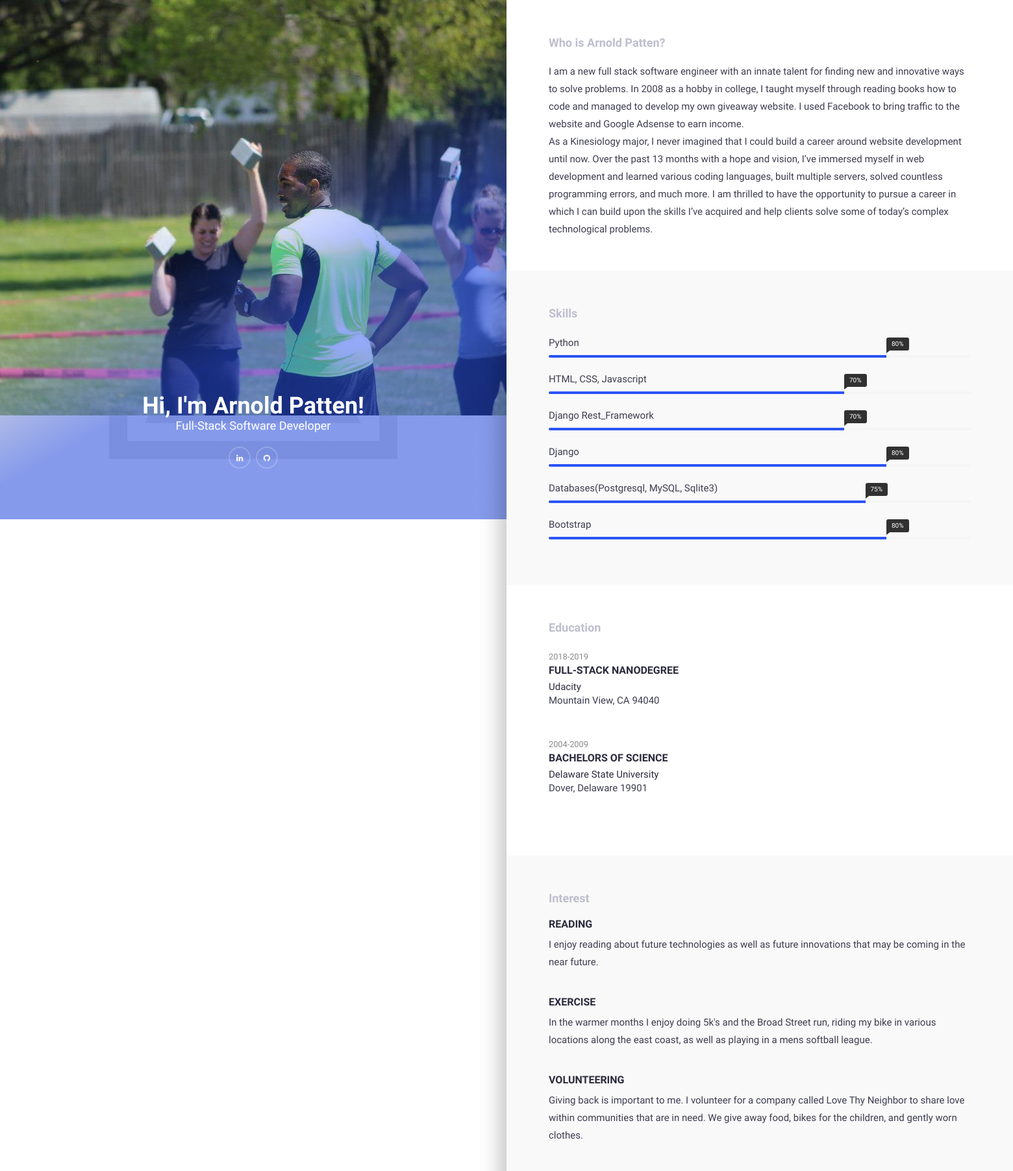
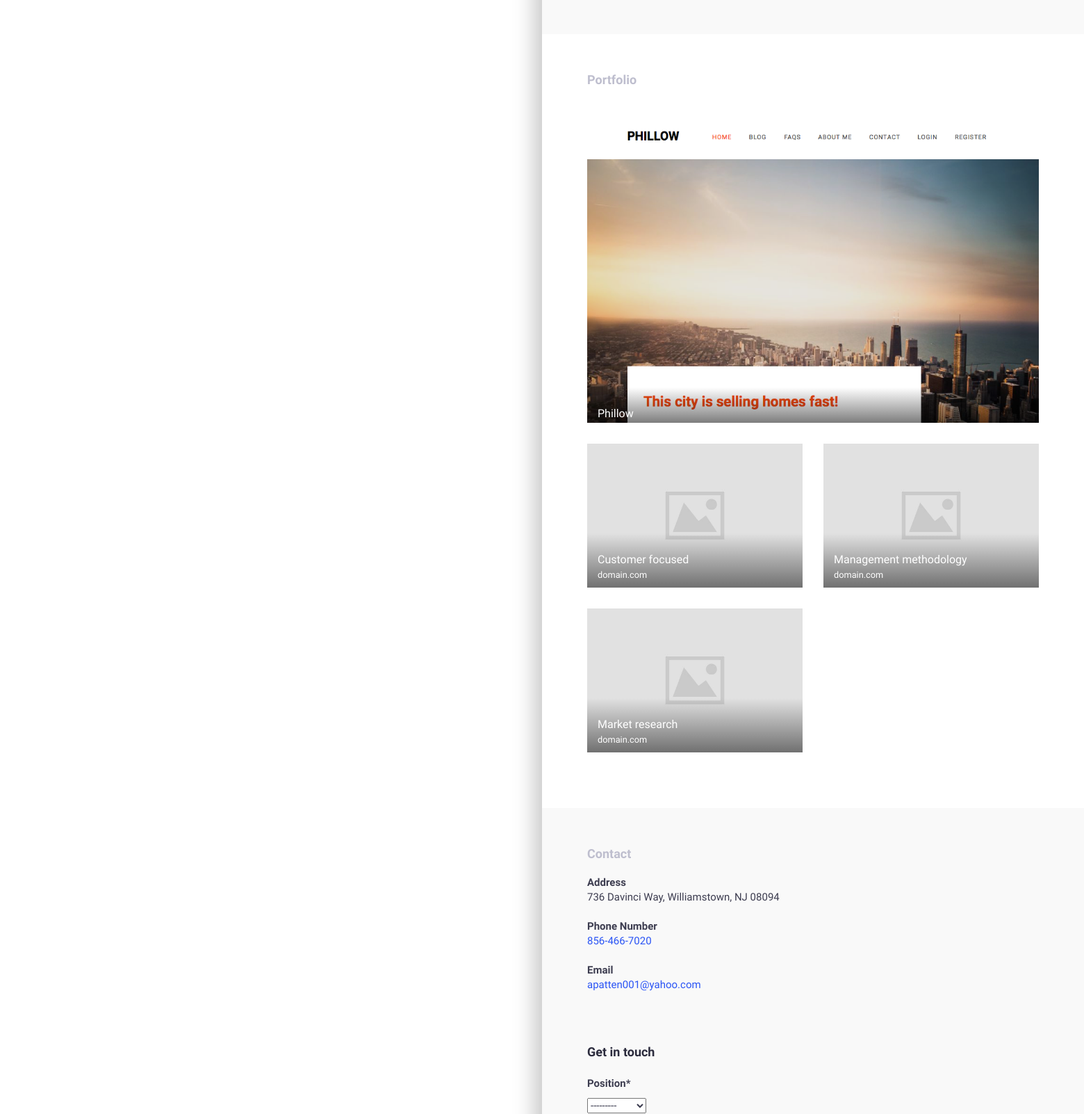
The page / (upper part) on the database its author committed (2 pictures, top to bottom).
### credentials/models.py (models this page shows, shortened)
class AboutMe(models.Model):
    first_name = models.CharField(max_length=100)
    last_name = models.CharField(max_length=100)
    title = models.CharField(max_length=100, default='Software Developer')
    description = models.TextField()
    address = models.CharField(max_length=500)
    number = models.CharField(max_length=20)
    email = models.EmailField()
    image = models.ImageField(upload_to='credentials/static/img')
    class Meta:
        verbose_name_plural = "About Me"
    def get_fullname(self):
        if self.first_name and self.last_name:
            return '%s %s' % (self.first_name, self.last_name)
        else:
            return self.first_name

class SocialMedia(models.Model):
    social_name = models.CharField(max_length=100)
    social_icon = models.CharField(max_length=50, default='fa-fa-icon')
    social_link = models.CharField(max_length=300)

class Skill(models.Model):
    skill = models.CharField(max_length=250)
    percentage = models.IntegerField(default=0, help_text='percentage of competency for this skill')

class Education(models.Model):
    date = models.CharField(max_length=250)
    education = models.CharField(max_length=250, verbose_name='education')
    institute = models.CharField(max_length=250)
    location = models.CharField(max_length=250)

class Interest(models.Model):
    interest = models.CharField(max_length=250)
    description = models.TextField()

class Project(models.Model):
    title = models.CharField(max_length=250)
    link = models.CharField(max_length=250)
    image = models.ImageField(upload_to='credentials/static/img')

### credentials/views.py (the view)
# urls.py: path('', home, name='home')
def home(request):
    object_list = AboutMe.objects.all()
    if request.method == 'POST':
        form = RecruiterContactForm(request.POST)
        if form.is_valid():
            contact = form.save()
            contact.save()
            messages.success(request, 'Your contact information has been successfully received!')
            return redirect('home')
    else:
        form = RecruiterContactForm()
        education = Education.objects.all()
        skills = Skill.objects.order_by('-skill', '-percentage')
        project = Project.objects.all()
        socials = SocialMedia.objects.all()
        description = AboutMe.objects.first()
        interest = Interest.objects.all()
        context = {'education': education, 'form': form, 'skills': skills,
                   'project': project, 'socials': socials, 'interest':interest,
                   'object_list': object_list, 'description': description}
        return render(request, 'credentials/index.html', context)

### recruiters/forms.py
class RecruiterContactForm(forms.ModelForm):
    class Meta:
        model = Recruiter
        fields = '__all__'

### credentials/templates/credentials/index.html (shortened to what this page needs)
{% load static %}
<!DOCTYPE html>
<html>
{% include 'credentials/head.html' %}
<body id="page-top" data-spy="scroll" data-target=".navbar">
<div id="main-wrapper">
<div class="columns-block">
<div class="left-col-block blocks">
    <header class="header">
        <div class="content text-center">
            {% for object in object_list %}
            <h1>Hi, I'm {{ object.get_fullname }}!</h1>
            <p class="lead">{{ object.title }}</p>
            {% endfor %}
            <ul class="social-icon">
                {% for social in socials %}
                <li><a href="{{ social.social_link }}"><i class="{{ social.social_icon }}" aria-hidden="true"></i></a></li>
                {% endfor %}
            </ul>
        </div>
        <div class="profile-img"><img src="{% static 'img/Everwell.jpg' %}"></div>
    </header>
</div>
<div class="right-col-block blocks">
<section class="intro section-wrapper">
    <div class="container-fluid">
        <div class="row">
            <div class="col-md-12">
                <div class="section-title">
                    <h2>Who is Arnold Patten?</h2>
                </div>
            </div>
            <div class="col-md-12">
                {{ description.description| linebreaksbr }}
            </div>
        </div>
    </div>
</section>
<section class="section-wrapper skills-wrapper gray-bg">
    <div class="container-fluid">
        <div class="row">
            <div class="col-md-12">
                <div class="section-title">
                    <h2>Skills</h2>
                </div>
            </div>
        </div>
        <div class="row">
            <div class="col-md-12">
                <div class="progress-wrapper">
                    {% for item in skills %}
                    <div class="progress-item">
                        <span class="progress-title">{{ item.skill }}</span>
                        <div class="progress">
                            <div class="progress-bar" role="progressbar" aria-valuenow="{{ item.percentage }}" aria-valuemin="0"
                                 aria-valuemax="100" style="width: {{ item.percentage }}%"><span class="progress-percent"> {{ item.percentage }}%</span>
                            </div>
                        </div>
                    </div>
                    {% endfor %}
                </div>
            </div>
        </div>
    </div>
</section>
<section class="section-wrapper section-education">
    <div class="container-fluid">
        <div class="row">
            <div class="col-md-12">
                <div class="section-title"><h2>Education</h2></div>
            </div>
        </div>
        <div class="row">
            <div class="col-md-12">
                {% for item in education %}
                <div class="content-item">
                    <small>{{ item.date }}</small>
                    <h3>{{ item.education }}</h3>
                    <h4>{{ item.institute }}</h4>
                    <p>{{ item.location }}</p>
                </div>
                {% endfor %}
            </div>
        </div>
    </div>
</section>
<section class="section-wrapper section-interest gray-bg">
    <div class="container-fluid">
        <div class="row">
            <div class="col-md-12">
                <div class="section-title">
                    <h2>Interest</h2>
                </div>
            </div>
        </div>
        <div class="row">
            <div class="col-md-12">
                {% for item in interest %}
                <div class="content-item">
                    <h3>{{ item.interest }}</h3>
                    <p>{{ item.description }}</p>
                </div>
                {% endfor %}
            </div>
        </div>
    </div>
</section>
<section class="section-wrapper portfolio-section">
    <div class="container-fluid">
        <div class="row">
            <div class="col-md-12">
                <div class="section-title">
                    <h2>Portfolio</h2>
                </div>
            </div>
        </div>
        <div class="row">
            {% for item in project %}
            <div class="col-md-12">
                <a class="portfolio-item" href="{{ item.link }}">
                    {% if item.image %}
                        <div class="portfolio-thumb">
                            <img src="{{ item.image.url }}" alt="">
                        </div>
                    {% endif %}
                    <div class="portfolio-info">
                        <h3>{{ item.title }}</h3>
                    </div>
                </a>
                {% endfor %}
            </div>
            <div class="col-md-6">
                <a class="portfolio-item" href="#">
                    <div class="portfolio-thumb">
                        <img src="../../static/img/portfolio-2.jpg" alt="">
                    </div>
                    <div class="portfolio-info">
                        <h3>Customer focused</h3>
                        <small>domain.com</small>
                    </div>
                </a>
            </div>
            <div class="col-md-6">
                <a class="portfolio-item" href="#">
                    <div class="portfolio-thumb">
                        <img src="../../static/img/portfolio-3.jpg" alt="">
                    </div>
                    <div class="portfolio-info">
                        <h3>Management methodology</h3>
                        <small>domain.com</small>
                    </div>
                </a>
            </div>
            <div class="col-md-6">
                <a class="portfolio-item" href="#">
                    <div class="portfolio-thumb">
                        <img src="../../static/img/portfolio-4.jpg" alt="">
                    </div>
                    <div class="portfolio-info">
                        <h3>Market research</h3>
                        <small>domain.com</small>
                    </div>
                </a>
            </div>
        </div>
    </div>
</section>
<section class="section-contact section-wrapper gray-bg">
    <div class="container-fluid">
        <div class="row">
            <div class="col-md-12">
                <div class="section-title">
                    <h2>Contact</h2>
                </div>
            </div>
        </div>
        <div class="row">
            <div class="col-md-12">
                {% for object in object_list %}
                <address>
                    <strong>Address</strong><br>
                    {{ object.address }}
                </address>
                <address>
                    <strong>Phone Number</strong><br>
                    <a href="tel://8564667020">{{ object.number }}</a>
                </address>
                <address>
                    <strong>Email</strong><br>
                    <a href="mailto:apatten001@yahoo.com">{{ object.email }}</a>
                </address>
                {% endfor %}
            </div>
        </div>
        <div class="row">
            <div class="col-md-12">
                <div class="feedback-form">
                    <h2>Get in touch</h2>
                    <div class="form-group">
                        {% include 'recruiters/contact-form.html' %}
                    </div>
                </div>
            </div>
        </div>
    </div>
</section>
</div>
</div>
</div>
</body>
</html>

### credentials/templates/credentials/head.html (shortened to what this page needs)
<head>
    <link href="../../static/css/font-awesome.min.css" rel="stylesheet">
    <link href="../../static/css/bootstrap.min.css" rel="stylesheet">
    <link href="../../static/css/style.css" rel="stylesheet">
</head>

### recruiters/templates/recruiters/contact-form.html (shortened to what this page needs)
{% load crispy_forms_tags %}
<form method="POST">
    {{ form|crispy}}
</form>

### credentials/static/css/style.css (style rules this page uses)
body { font-family : 'Hind', sans-serif; font-size : 15px; line-height : 1.8em; color : #3d3d50; font-weight : 300; background : #ffffff; }
h1, h2, h3, h4, h5, h6 { margin : 0 0 15px; color : #2b2b3d; }
h1 { font-size : 26px; line-height : 1.8em; font-weight : 700; }
h2 { font-size : 18px; line-height : 1.8em; font-weight : 700; }
h3 { font-size : 16px; line-height : 1.8em; font-weight : 500; }
h4 { font-size : 15px; line-height : 1.8em; font-weight : 500; }
a { color : #2a54f5; text-decoration : none; -webkit-transition : all 0.3s ease 0s; -moz-transition : all 0.3s ease 0s; -o-transition : all 0.3s ease 0s; transition : all 0.3s ease 0s; }
a, a:active, a:focus, a:active { text-decoration : none; outline : none }
p { margin-bottom : 20px; }
ul { margin : 0; padding : 0; list-style : none; }
.columns-block { flex-wrap : wrap; display : -webkit-box; display : -moz-box; display : -ms-flexbox; display : -webkit-flex; display : flex; -webkit-flex-flow : row wrap; justify-content : space-around; }
.blocks { box-sizing : border-box; }
.left-col-block { width : 50%; text-align : center; overflow : hidden; position : fixed; left : 0; }
.right-col-block { width : 50%; position : absolute; right : 0; box-shadow : -10px -10px 30px rgba(0, 0, 0, 0.23); }
.gray-bg { background-color : #f9f9f9; }
#main-wrapper { background : #ffffff; overflow : hidden; }
.section-wrapper { padding : 50px; }
.section-title { margin-bottom : 15px; }
.section-title h2 { margin-bottom : 5px; color : #bebece; }
.header { padding : 0; margin : 0; height : 100vh; vertical-align : middle; position : relative; }
.header .profile-img { position : absolute; top : 0; left : 0; z-index : -1; width : 100%; height : 100%; background-image : url(../img/img-profile.jpg); background-size : cover; background-position : center top; }
.header .profile-img:before { content : ""; position : absolute; left : 0; top : 0; right : 0; bottom : 0; background : linear-gradient( -30deg, rgba(42, 84, 245, 0.5) 0%, rgba(42, 84, 245, 0.5) 40%, transparent 60%, transparent 100% ); }
.header .content { position : absolute; bottom : 0; left : 0; right : 0; width : 100%; margin : 0 auto; padding : 10%; }
.header .content h1 { font-size : 36px; color : #ffffff; line-height : 1; margin : 0; }
.header .content p { font-size : 18px; color : #ffffff; }
.header .content .social-icon { margin : 0; padding : 0; display : block; }
.header .content .social-icon li { display : inline-block; margin : 0 2px; }
.header .content .social-icon li a { display : block; font-size : 12px; color : #ffffff; width : 34px; height : 34px; line-height : 33px; text-align : center; border-radius : 100%; border : 2px solid rgba(255, 255, 255, .2); }
.progress-item { position : relative; }
.progress-item .progress-title { font-size : 15px; font-weight : 400; display : inline-block; margin-bottom : 5px; }
.progress-item .progress { height : 4px; box-shadow : none; border-radius : 5px; }
.progress-item .progress-bar { background-color : #2a54f5; box-shadow : none; text-align : right; transition-duration: 3s; }
.progress-item .progress-percent { font-size : 10px; background-color : #313131; position : absolute; top : 5px; padding : 0 8px; border-radius : 3px; }
.progress-item .progress-percent::before { content : ""; position : absolute; left : 0; bottom : -4px; border-top : 6px solid #313131; border-right : 8px solid transparent; }
.portfolio-item { position : relative; display : block; margin-bottom : 30px; }
.portfolio-item .portfolio-thumb img { height : auto; display : block; max-width : 100%; }
.portfolio-item .portfolio-info { position : absolute; bottom : 0; padding : 30px 15px 5px; width : 100%; background : -webkit-linear-gradient( top, transparent 0%, rgba(0, 0, 0, 0.5) 100% ); }
.portfolio-item .portfolio-info h3 { margin : 0; line-height : 1; color : #ffffff; }
.portfolio-item .portfolio-info small { color : #ffffff; }
.content-item { margin-bottom : 40px; }
.content-item h3 { margin : 0 0 10px; line-height : 1; font-weight : bold; text-transform : uppercase; }
.content-item h4 { margin : 0; line-height : 1; }
.content-item small { color : #888888; }
.feedback-form { margin-top : 50px; }

### rows shown on the page
AboutMe: get_fullname "Arnold Patten", title "Full-Stack Software Developer", description "I am a new full stack software engineer with an innate talent for finding new and innovative ways to solve problems. In 2008 as a hobby in college, I taught myself through reading books how to code and managed to develop my own giveaway website. I used Facebook to bring traffic to the website and Google Adsense to earn income. As a Kinesiology major, I never imagined that I could build a career around website development until now. Over the past 13 months with a hope and vision, I’ve immersed myself in web development and learned various coding languages, built multiple servers, solved countless programming errors, and much more. I am thrilled to have the opportunity to pursue a career in…", address "736 Davinci Way, Williamstown, NJ 08094", number "856-466-7020", email "apatten001@yahoo.com"
Skill: skill "Python", percentage "80"
Skill: skill "HTML, CSS, Javascript", percentage "70"
Skill: skill "Django Rest_Framework", percentage "70"
Skill: skill "Django", percentage "80"
Skill: skill "Databases(Postgresql, MySQL, Sqlite3)", percentage "75"
Skill: skill "Bootstrap", percentage "80"
Education: date "2018-2019", education "FULL-STACK NANODEGREE", institute "Udacity", location "Mountain View, CA 94040"
Education: date "2004-2009", education "BACHELORS OF SCIENCE", institute "Delaware State University", location "Dover, Delaware 19901"
Interest: interest "READING", description "I enjoy reading about future technologies as well as future innovations that may be coming in the near future."
Interest: interest "EXERCISE", description "In the warmer months I enjoy doing 5k's and the Broad Street run, riding my bike in various locations along the east coast, as well as playing in a mens softball league."
Interest: interest "VOLUNTEERING", description "Giving back is important to me. I volunteer for a company called Love Thy Neighbor to share love within communities that are in need. We give away food, bikes for the children, and gently worn clothes."
Project: image (picture), title "Phillow"
